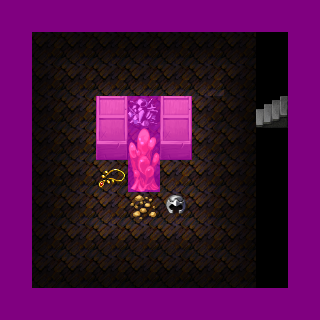

A 2D game scene composited from a Tiled map and its tileset images. What follows is a short description and the map's XML, with each tile layer's data collapsed to a summary:
An orthogonal 10x10 tile map with 32x32 px tiles, 4 tile layers (Ground, Objects, Above, Walkable), 10 tilesets and 3 objects (mapchange, sign, spawn).

<map version="1.0" orientation="orthogonal" width="10" height="10" tilewidth="32" tileheight="32">
    <tileset firstgid="1" name="map_9" tilewidth="32" tileheight="32">
        <image source="../drawable/map_9.png" />
    </tileset>
    <tileset firstgid="65" name="map_5" tilewidth="32" tileheight="32">
        <image source="../drawable/map_5.png" />
    </tileset>
    <tileset firstgid="129" name="map_14" tilewidth="32" tileheight="32">
        <image source="../drawable/map_14.png" />
    </tileset>
    <tileset firstgid="193" name="map_0" tilewidth="32" tileheight="32">
        <image source="../drawable/map_0.png" />
    </tileset>
    <tileset firstgid="257" name="map_11" tilewidth="32" tileheight="32">
        <image source="../drawable/map_11.png" />
    </tileset>
    <tileset firstgid="321" name="map_10" tilewidth="32" tileheight="32">
        <image source="../drawable/map_10.png" />
    </tileset>
    <tileset firstgid="385" name="map_1" tilewidth="32" tileheight="32">
        <image source="../drawable/map_1.png" />
    </tileset>
    <tileset firstgid="449" name="map_7" tilewidth="32" tileheight="32">
        <image source="../drawable/map_7.png" />
    </tileset>
    <tileset firstgid="513" name="map_3" tilewidth="32" tileheight="32">
        <image source="../drawable/map_3.png" />
    </tileset>
    <tileset firstgid="577" name="map_2" tilewidth="32" tileheight="32">
        <image source="../drawable/map_2.png" />
    </tileset>
    <layer name="Ground" width="10" height="10">
        <data>[100 cells, 100 non-empty, 4 distinct tile ids]</data>
    </layer>
    <layer name="Objects" width="10" height="10">
        <data>[100 cells, 50 non-empty, 14 distinct tile ids]</data>
    </layer>
    <layer name="Above" width="10" height="10">
        <data>[100 cells, 28 non-empty, 10 distinct tile ids]</data>
    </layer>
    <layer name="Walkable" width="10" height="10">
        <data>[100 cells, 43 non-empty, 1 distinct tile ids]</data>
    </layer>
    <objectgroup name="Mapevents">
        <object name="east" type="mapchange" x="256" y="96" width="32" height="32">
            <properties>
                <property name="map" value="blackwater_mountain34" />
                <property name="place" value="south" />
            </properties>
        </object>
        <object name="sign_bwm35" type="sign" x="96" y="160" width="32" height="32" />
    </objectgroup>
    <objectgroup name="Spawn">
        <object name="bjorgur_bandit" type="spawn" x="160" y="96" width="64" height="128">
            <properties>
                <property name="spawngroup" value="bjorgur_bandit" />
            </properties>
        </object>
    </objectgroup>
    <objectgroup name="Keys" />
</map>
